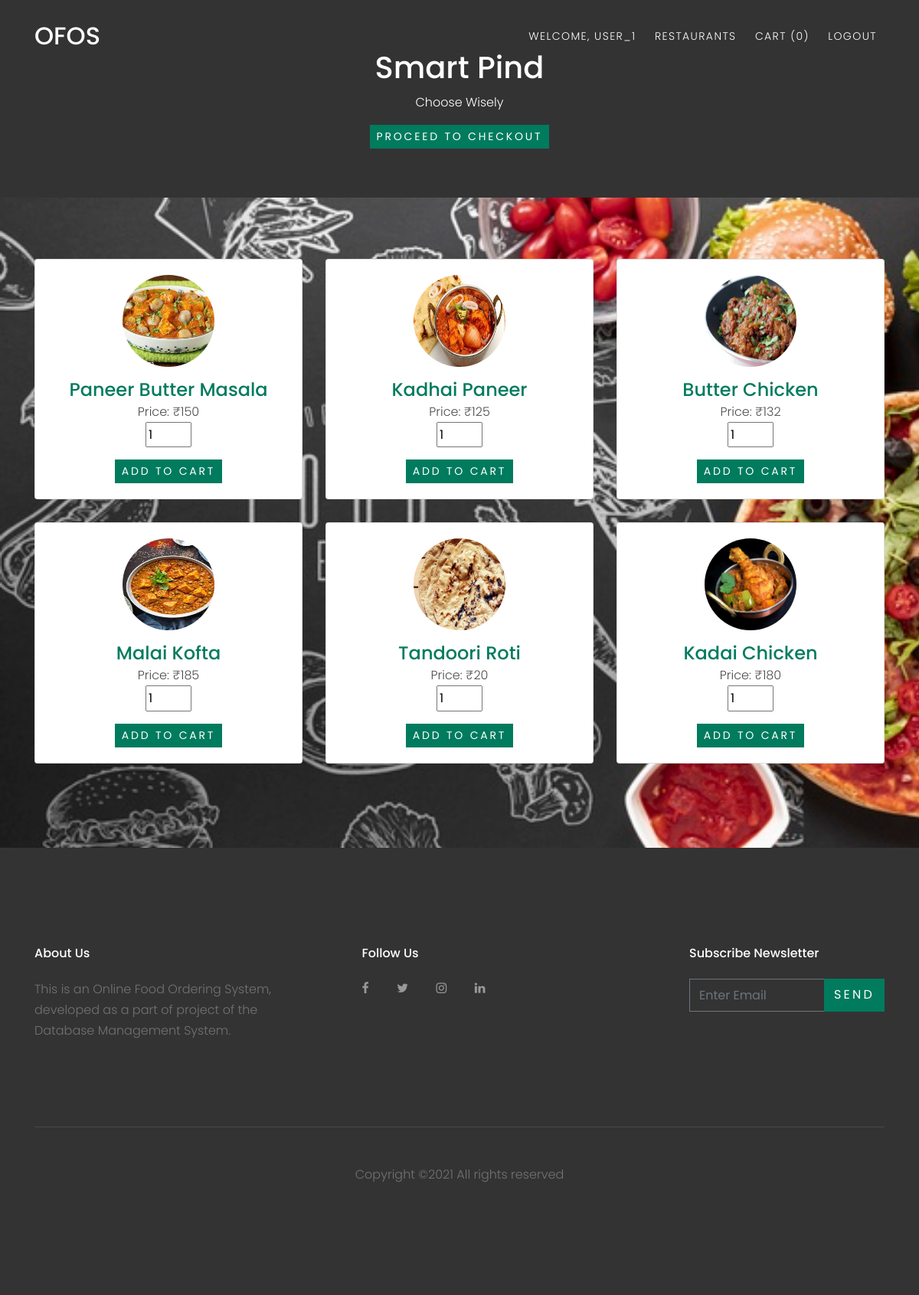
/restaurant.php?rid=2 (signed in), run on the app's committed database.
### tables this page shows
CREATE TABLE `restaurant` (
  `R_ID` int(30) NOT NULL,
  `name` varchar(30) NOT NULL,
  `location` varchar(30) NOT NULL,
  `phone_number` varchar(30) NOT NULL,
  `rating` float(2,1) NOT NULL
);

CREATE TABLE `menu_item` (
  `item_ID` int(30) NOT NULL,
  `name` varchar(30) NOT NULL,
  `price` int(30) NOT NULL,
  `description` varchar(30) NOT NULL,
  `R_ID` int(30) NOT NULL
);

### restaurant.php (the view, shortened to what this page needs)
<?php
  $conn = Connect();
if(isset($_GET["rid"])) {
  $R_ID = $_GET["rid"];
  $sql = "select * from restaurant where R_ID = $R_ID";
  $result = mysqli_query($conn,$sql);
  $rest = mysqli_fetch_assoc($result);
}
?>
<!DOCTYPE html>
<html lang="en">
  <head>
    <link rel="stylesheet" href="fonts/icomoon/style.css">
    <link rel="stylesheet" href="css/bootstrap.min.css">
    <link rel="stylesheet" href="css/magnific-popup.css">
    <link rel="stylesheet" href="css/jquery-ui.css">
    <link rel="stylesheet" href="css/owl.carousel.min.css">
    <link rel="stylesheet" href="css/owl.theme.default.min.css">
    <link rel="stylesheet" href="css/bootstrap-datepicker.css">
    <link rel="stylesheet" href="fonts/flaticon/font/flaticon.css">
    <link rel="stylesheet" href="css/aos.css">
    <link rel="stylesheet" href="css/style.css">
  </head>
  <body data-spy="scroll" data-target=".site-navbar-target" data-offset="200">
    <header class="site-navbar py-3 js-site-navbar site-navbar-target" role="banner" id="site-navbar">
      <div class="container">
        <div class="row align-items-center">
          <div class="col-11 col-xl-2 site-logo">
            <h1 class="mb-0"><a href="index.php" class="text-white h2 mb-0">OFOS</a></h1>
          </div>
          <div class="col-12 col-md-10 d-none d-xl-block">
            <nav class="site-navigation position-relative text-right" role="navigation">
              <ul class="site-menu js-clone-nav mx-auto d-none d-lg-block">
              <li><a href="customer.php" class="nav-link">Welcome, <?php echo $_SESSION["login_customer"]?></a></li>
              <li><a href="restaurant_choose.php"><span class="glyphicon glyphicon-shopping-cart"></span>Restaurants</a></li>
                <li><a href="cart.php?rid=<?php echo $R_ID;?>"><span class="glyphicon glyphicon-shopping-cart"></span> Cart  (<?php
                if(isset($_SESSION["cart"])){
                    $count = count($_SESSION["cart"]);
                    echo "$count";
                } else
                    echo "0";
                ?>) </a></li>
                <li><a href="logout.php" class="nav-link">Logout</a></li>
              </ul>
            </nav>
          </div>
          </div>
        </div>
    </header>
    <div class="jumbotron" style="color: #FFFFFF; margin-bottom: 0rem; background: #333333; border-radius:0rem">
        <div class="container text-center">
            <h1><?php echo $rest["name"]; ?></h1>
            <p>Choose Wisely</p>
            <?php
                echo '<a href="cart.php?rid='.$R_ID.'" class="btn btn-primary btn-sm">Proceed to Checkout</a>'
            ?>
        </div>
    </div>
    <div class="site-section" style="background-image: url(images/food_bg.jpg); background-size: cover" id="section-home">
      <div class="container">
        <div class="row align-items-center justify-content-center text-center" data-aos="fade-up" data-aos-delay="400">
        <?php
                $sql = "select * from menu_item where R_ID=".$R_ID." order by item_ID";
                $result = mysqli_query($conn, $sql);
                if ($result) {
                    while($row = mysqli_fetch_assoc($result)){
            ?>
                <div class="col-xs-12 col-sm-6 col-md-4">
                    <div class="image-flip1">
                        <div class="mainflip">
                            <div class="frontside">
                                <div class="card">
                                    <div class="card-body text-center">
                                        <p><img class=" img-fluid" src="images/menu_items/item_<?php echo $row["item_ID"]; ?>.jpg" alt="card image"></p>
                                        <form method="post" action="restaurant.php?action=add&id=<?php echo $row["item_ID"]; ?>&rid=<?php echo $row["R_ID"]; ?>">
                                        <h4 class="card-title" style="margin-bottom:0px"><?php echo $row["name"]; ?></h4>
                                        <p class="card-text" style="color: rgb(77,77,77); margin-bottom:0px">Price: &#8377;<?php echo $row["price"]; ?></p>
                                        <p class="card-text" style="color: rgb(77,77,77)"><input type="number" min="1" max="25" name="quantity" value="1" style="width: 60px"></p>
                                        <button type="submit" name="add" class="btn btn-primary btn-sm">Add to Cart</button>
                                        </form>
                                    </div>
                                </div>
                            </div>
                        </div>
                    </div>
                </div>
            <?php
                    }
                }
            ?>
        </div>
      </div>
    </div>
    <footer class="site-footer">
      <div class="container">
        <div class="row">
          <div class="col-md-9">
            <div class="row">
              <div class="col-md-5 mr-auto">
                <h2 class="footer-heading mb-4">About Us</h2>
                <p>This is an Online Food Ordering System, developed as a part of project of the Database Management System.</p>
              </div>
              <div class="col-md-6">
                <h2 class="footer-heading mb-4">Follow Us</h2>
                <a href="#" class="pl-0 pr-3"><span class="icon-facebook"></span></a>
                <a href="#" class="pl-3 pr-3"><span class="icon-twitter"></span></a>
                <a href="#" class="pl-3 pr-3"><span class="icon-instagram"></span></a>
                <a href="#" class="pl-3 pr-3"><span class="icon-linkedin"></span></a>
              </div>
            </div>
          </div>
          <div class="col-md-3">
            <h2 class="footer-heading mb-4">Subscribe Newsletter</h2>
            <form action="#" method="post">
              <div class="input-group mb-3">
                <input type="text" class="form-control border-secondary text-white bg-transparent" placeholder="Enter Email" aria-label="Enter Email" aria-describedby="button-addon2">
                <div class="input-group-append">
                  <button class="btn btn-primary text-white" type="button" id="button-addon2">Send</button>
                </div>
              </div>
            </form>
          </div>
        </div>
        <div class="row pt-5 mt-5 text-center">
          <div class="col-md-12">
            <div class="border-top pt-5">
              <p>
            Copyright &copy;<script>document.write(new Date().getFullYear());</script> All rights reserved
            </p>
            </div>
          </div>
        </div>
      </div>
    </footer>
  </body>
</html>

### css/style.css (style rules this page uses)
body { line-height: 1.7; color: #4d4d4d; font-weight: 300; font-size: 1rem; }
a { -webkit-transition: .3s all ease; -o-transition: .3s all ease; transition: .3s all ease; }
h1, h2, h3, h4, h5, .h1, .h2, .h3, .h4, .h5 { font-family: "Poppins", -apple-system, BlinkMacSystemFont, "Segoe UI", Roboto, "Helvetica Neue", Arial, sans-serif, "Apple Color Emoji", "Segoe UI Emoji", "Segoe UI Symbol", "Noto Color Emoji"; }
.btn { text-transform: uppercase; letter-spacing: .2em; border-radius: 0; }
.form-control { height: 43px; border-radius: 0; }
.site-section { padding: 2.5em 0; }
@media (min-width: 768px) { .site-section { padding: 5em 0; } }
.border-top { border-top: 1px solid #edf0f5 !important; }
.site-footer { padding: 4em 0; background: #333333; }
@media (min-width: 768px) { .site-footer { padding: 8em 0; } }
.site-footer .border-top { border-top: 1px solid rgba(255, 255, 255, 0.1) !important; }
.site-footer p { color: #737373; }
.site-footer h2, .site-footer h3, .site-footer h4, .site-footer h5 { color: #fff; }
.site-footer a { color: #999999; }
.site-footer .footer-heading { font-size: 16px; color: #fff; }
.site-navbar { margin-bottom: 0px; z-index: 1999; position: absolute; width: 100%; }
.site-navbar .site-logo { position: relative; top: -4px; }
.site-navbar .site-logo a { color: #fff; }
.site-navbar .site-navigation .site-menu { margin-bottom: 0; }
.site-navbar .site-navigation .site-menu a { text-decoration: none !important; display: inline-block; text-transform: uppercase; letter-spacing: .1em; font-size: 14px; }
.site-navbar .site-navigation .site-menu > li { display: inline-block; padding: 10px 10px; }
.site-navbar .site-navigation .site-menu > li > a { padding: 10px 0px; color: #fff; text-decoration: none !important; }
.site-mobile-menu .site-nav-wrap { padding: 0; margin: 0; list-style: none; position: relative; }
.site-mobile-menu .site-nav-wrap a { padding: 10px 20px; display: block; position: relative; color: #212529; }
.site-mobile-menu .site-nav-wrap li { position: relative; display: block; }
.site-mobile-menu .site-nav-wrap > li { display: block; position: relative; float: left; width: 100%; }
.site-mobile-menu .site-nav-wrap > li > a { padding-left: 20px; font-size: 20px; }

### restaurant.php (style rules this page uses)
.btn-primary { color: #fff; background-color: #007b5e; border-color: #007b5e; }
.mainflip { -webkit-transition: 1s; -webkit-transform-style: preserve-3d; -ms-transition: 1s; -moz-transition: 1s; -moz-transform: perspective(1000px); -moz-transform-style: preserve-3d; -ms-transform-style: preserve-3d; transition: 1s; transform-style: preserve-3d; position: relative; }
.frontside { position: relative; -webkit-transform: rotateY(0deg); -ms-transform: rotateY(0deg); z-index: 2; margin-bottom: 30px; }
.frontside, .backside { -webkit-backface-visibility: hidden; -moz-backface-visibility: hidden; -ms-backface-visibility: hidden; backface-visibility: hidden; -webkit-transition: 1s; -webkit-transform-style: preserve-3d; -moz-transition: 1s; -moz-transform-style: preserve-3d; -o-transition: 1s; -o-transform-style: preserve-3d; -ms-transition: 1s; -ms-transform-style: preserve-3d; transition: 1s; transform-style: preserve-3d; }
.frontside .card, .backside .card { min-height: 312px; }
.frontside .card .card-title, .backside .card .card-title { color: #007b5e !important; }
.frontside .card .card-body img { width: 120px; height: 120px; border-radius: 50%; }

### data on the page
restaurant: name "Smart Pind"
menu_item: shows a picture, name "Paneer Butter Masala", price "150"
menu_item: shows a picture, name "Kadhai Paneer", price "125"
menu_item: shows a picture, name "Butter Chicken", price "132"
menu_item: shows a picture, name "Malai Kofta", price "185"
menu_item: shows a picture, name "Tandoori Roti", price "20"
menu_item: shows a picture, name "Kadai Chicken", price "180"

### other printed values
$_SESSION["login_customer"] "USER_1"
